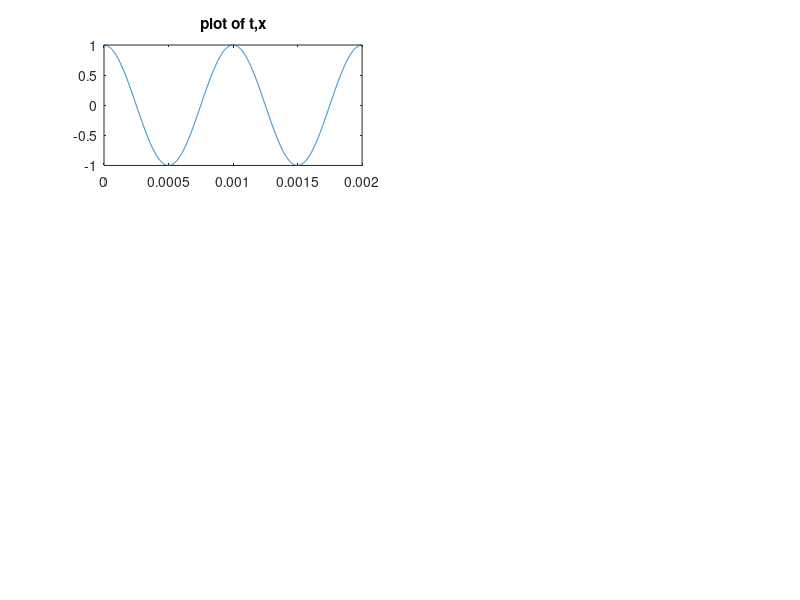

Source code (MATLAB): (Note: this script raises an error after producing the figure.)
%day 2
fc = 10000;
fs = 1000000;
f = 1000;
t = 0:(1/fs):((2/f)-(1/fs));
x = cos(2*pi*f*t);
hold on;
grid on;
subplot(3,2,1);
plot(t,x);
title('plot of t,x');
y = modulate(x,fc,fs,'amdsb-tc',0.5);
subplot(3,2,2)
plot(t,y);
title('plot of t,y (0.5)');

y = modulate(x,fc,fs,'amdsb-tc',1.0);
subplot(3,2,3)
plot(t,y);
title('plot of t,y (1.0)');

y = modulate(x,fc,fs,'amdsb-tc',1.2);
subplot(3,2,4)
plot(t,y);
title('plot of t,y (1.2)');

subplot(3,2,5)
plot(x,y);
title('plot of x,y');

%title('DSB-C');
